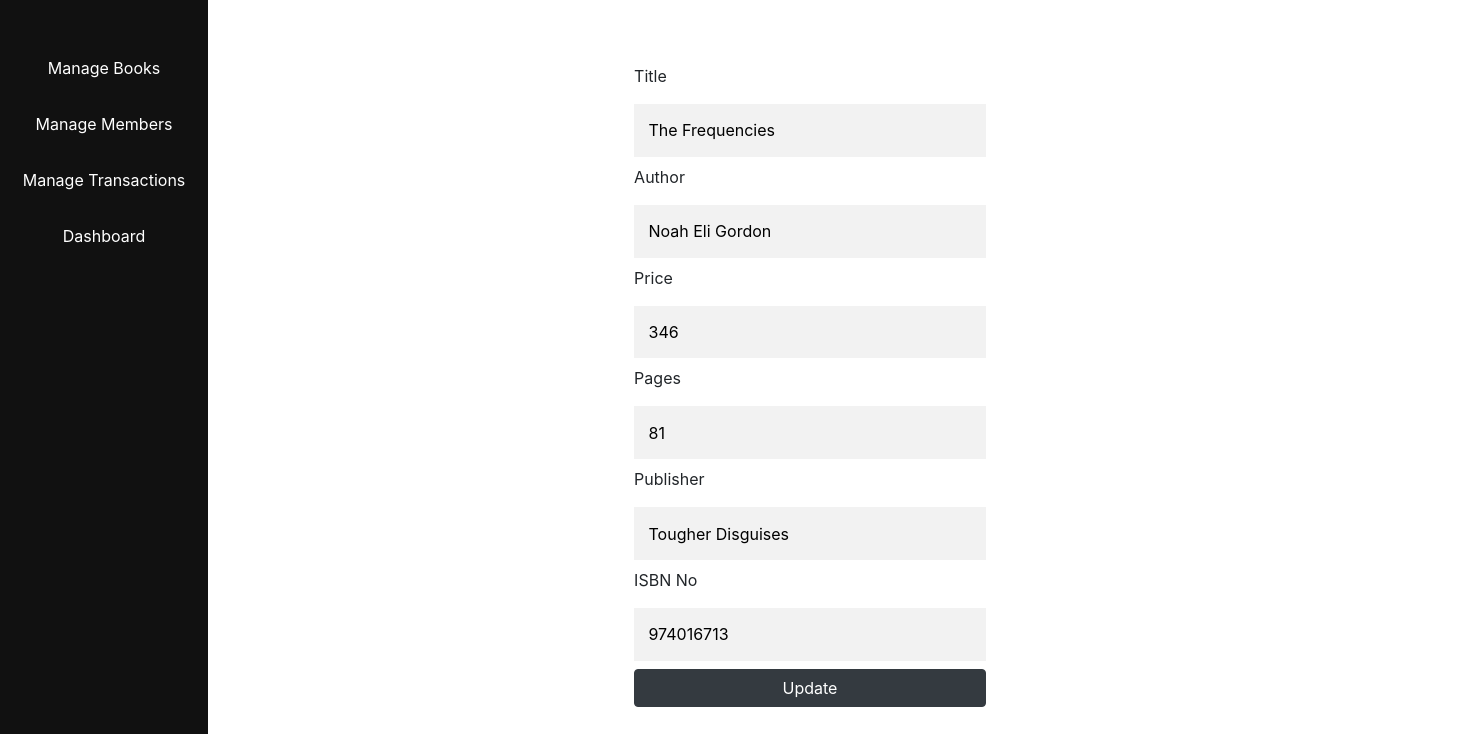
Page /book/update-book/7 on the committed database.
### models.py (models this page shows)
class Book(db.Model):
    __tablename__ = 'books'
    id = db.Column(db.Integer, primary_key=True,autoincrement=True)
    title = db.Column(db.String(80), unique=True, nullable=False)
    author = db.Column(db.String(80),nullable=False)
    price = db.Column(db.Integer(),nullable=False)
    publisher = db.Column(db.String(80),nullable=False)
    pages = db.Column(db.Integer())
    isbn = db.Column(db.Integer(),nullable=False)

### views/bookmanager/BookManager.py (the view, shortened to what this page needs)
@bookmanager_bp.route('/update-book/<id>',methods=('GET','POST'))
def update_book(id):
    book = Book.query.get(id)
    if id and not request.form:
        return render_template("updatebook.html",book=book)

### views/bookmanager/templates/BookManager/updatebook.html (shortened to what this page needs)
{% extends 'base.html' %}
{% block content %}
<div class="update-book-container">
<form method="post" action="{{ url_for('bookmanager_bp.update_book',id=book.id) }}" class="update-book-form">
    <div>
        <label>Title</label>
        <input type="text" id="title" name="title" value='{{ book.title}}' required/>
    </div>
    <div>
        <label>Author</label>
        <input type="text" id="author" name="author" value='{{ book.author}}' required/>
    </div>
    <div>
        <label>Price</label>
        <input type="number" id="price" name="price" min="1" max="1000" value='{{ book.price}}' required>
    </div>
    <div>
        <label>Pages</label>
        <input type="number" id="pages" name="pages" min="1" max="800" value='{{ book.pages}}' required>
    </div>
    <div>
        <label>Publisher</label>
        <input type="text" id="publisher" name="publisher" value='{{ book.publisher}}' />
    </div>
    <div>
        <label>ISBN No</label>
        <input type="number" id="isbn" name="isbn" min="10000000" max="99999999999" value='{{ book.isbn}}' required>
    </div>
    <button class="btn btn-dark" type="submit">Update</button>
</form>
</div>
{% endblock %}

### static/css/style.css (style rules this page uses)
.add-book-container, .add-member-container, .update-book-container { width: 80rem; margin:0rem auto; display: flex; }
.update-book-form { display:flex; min-width:20rem; margin:4rem auto; flex-direction: column; }
.add-book-form input, .add-member-form input,.update-book-form input { outline: 0; background: #f2f2f2; width: 100%; border: 0; margin: 0.5rem 0; padding: 0.9rem; box-sizing: border-box; font-size: 1rem; }

### rows in the picture
Book: title "The Frequencies", author "Noah Eli Gordon", price "346", pages "81", publisher "Tougher Disguises", isbn "974016713"
